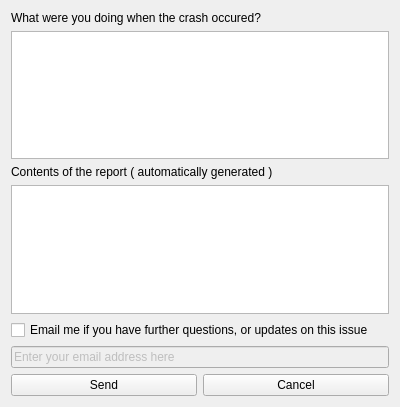
<?xml version="1.0" encoding="UTF-8"?>
<ui version="4.0">
 <class>CrashReportWidget</class>
 <widget class="QWidget" name="CrashReportWidget">
  <property name="windowModality">
   <enum>Qt::ApplicationModal</enum>
  </property>
  <property name="geometry">
   <rect>
    <x>0</x>
    <y>0</y>
    <width>400</width>
    <height>407</height>
   </rect>
  </property>
  <property name="windowTitle">
   <string>NeL Error Report</string>
  </property>
  <layout class="QGridLayout" name="gridLayout">
   <item row="0" column="0" colspan="2">
    <widget class="QLabel" name="label">
     <property name="text">
      <string>What were you doing when the crash occured?</string>
     </property>
    </widget>
   </item>
   <item row="1" column="0" colspan="2">
    <widget class="QPlainTextEdit" name="descriptionEdit"/>
   </item>
   <item row="2" column="0" colspan="2">
    <widget class="QLabel" name="label_2">
     <property name="text">
      <string>Contents of the report ( automatically generated )</string>
     </property>
    </widget>
   </item>
   <item row="3" column="0" colspan="2">
    <widget class="QPlainTextEdit" name="reportEdit">
     <property name="enabled">
      <bool>true</bool>
     </property>
     <property name="textInteractionFlags">
      <set>Qt::TextSelectableByKeyboard|Qt::TextSelectableByMouse</set>
     </property>
    </widget>
   </item>
   <item row="4" column="0" colspan="2">
    <widget class="QCheckBox" name="emailCB">
     <property name="text">
      <string>Email me if you have further questions, or updates on this issue</string>
     </property>
    </widget>
   </item>
   <item row="5" column="0" colspan="2">
    <widget class="QLineEdit" name="emailEdit">
     <property name="enabled">
      <bool>false</bool>
     </property>
     <property name="text">
      <string>Enter your email address here</string>
     </property>
    </widget>
   </item>
   <item row="6" column="0">
    <widget class="QPushButton" name="sendButton">
     <property name="text">
      <string>Send</string>
     </property>
    </widget>
   </item>
   <item row="6" column="1">
    <widget class="QPushButton" name="canceButton">
     <property name="text">
      <string>Cancel</string>
     </property>
    </widget>
   </item>
  </layout>
 </widget>
 <resources/>
 <connections/>
</ui>
